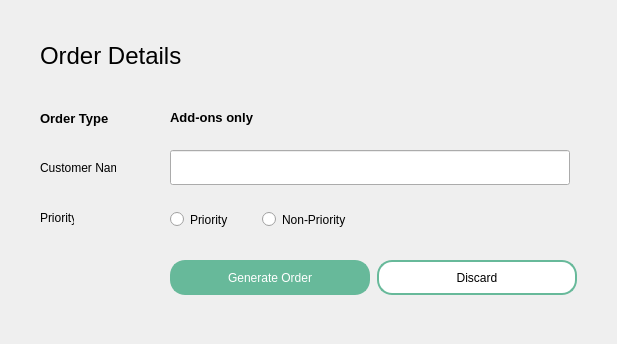
<?xml version="1.0" encoding="UTF-8"?>
<ui version="4.0">
 <class>Dialog</class>
 <widget class="QDialog" name="Dialog">
  <property name="geometry">
   <rect>
    <x>0</x>
    <y>0</y>
    <width>617</width>
    <height>344</height>
   </rect>
  </property>
  <property name="windowTitle">
   <string>Dialog</string>
  </property>
  <widget class="QWidget" name="widget_4" native="true">
   <property name="geometry">
    <rect>
     <x>30</x>
     <y>0</y>
     <width>594</width>
     <height>501</height>
    </rect>
   </property>
   <widget class="QLabel" name="label_15">
    <property name="geometry">
     <rect>
      <x>0</x>
      <y>439</y>
      <width>16</width>
      <height>16</height>
     </rect>
    </property>
    <property name="text">
     <string/>
    </property>
   </widget>
   <widget class="QWidget" name="widget_5" native="true">
    <property name="geometry">
     <rect>
      <x>140</x>
      <y>260</y>
      <width>447</width>
      <height>35</height>
     </rect>
    </property>
    <property name="sizePolicy">
     <sizepolicy hsizetype="Preferred" vsizetype="Preferred">
      <horstretch>0</horstretch>
      <verstretch>0</verstretch>
     </sizepolicy>
    </property>
    <widget class="QPushButton" name="pushButton_6">
     <property name="geometry">
      <rect>
       <x>0</x>
       <y>0</y>
       <width>200</width>
       <height>35</height>
      </rect>
     </property>
     <property name="sizePolicy">
      <sizepolicy hsizetype="Fixed" vsizetype="Fixed">
       <horstretch>0</horstretch>
       <verstretch>0</verstretch>
      </sizepolicy>
     </property>
     <property name="minimumSize">
      <size>
       <width>200</width>
       <height>35</height>
      </size>
     </property>
     <property name="maximumSize">
      <size>
       <width>200</width>
       <height>35</height>
      </size>
     </property>
     <property name="styleSheet">
      <string notr="true">QPushButton {
    background-color: #67B99A;
    color: white;
    border: 2px solid #67B99A;
    padding: 8px 16px;
    border-radius: 15px;
}
QPushButton:hover {
    background-color: #5CAE8B;
    border: 2px solid #5CAE8B;
}
QPushButton:pressed {
    background-color: #4D9C7F;
	border: 2px solid #4D9C7F;
}</string>
     </property>
     <property name="text">
      <string>Generate Order</string>
     </property>
    </widget>
    <widget class="QPushButton" name="pushButton_7">
     <property name="geometry">
      <rect>
       <x>207</x>
       <y>0</y>
       <width>200</width>
       <height>35</height>
      </rect>
     </property>
     <property name="sizePolicy">
      <sizepolicy hsizetype="Fixed" vsizetype="Fixed">
       <horstretch>0</horstretch>
       <verstretch>0</verstretch>
      </sizepolicy>
     </property>
     <property name="minimumSize">
      <size>
       <width>200</width>
       <height>35</height>
      </size>
     </property>
     <property name="maximumSize">
      <size>
       <width>200</width>
       <height>35</height>
      </size>
     </property>
     <property name="styleSheet">
      <string notr="true">QPushButton {
    background-color: white;
    border: 2px solid #67B99A;
    color: black;
    padding: 8px 16px;
    border-radius: 15px;
}

QPushButton:hover {
    border: 2px solid #4D926D;
}

QPushButton:pressed {
	background-color: #F0F0F0;
	border: 2px solid #265C42;
}</string>
     </property>
     <property name="text">
      <string>Discard</string>
     </property>
    </widget>
   </widget>
   <widget class="QWidget" name="layoutWidget">
    <property name="geometry">
     <rect>
      <x>10</x>
      <y>40</y>
      <width>536</width>
      <height>31</height>
     </rect>
    </property>
    <layout class="QHBoxLayout" name="horizontalLayout_8">
     <item>
      <widget class="QLabel" name="label_5">
       <property name="font">
        <font>
         <pointsize>18</pointsize>
        </font>
       </property>
       <property name="text">
        <string>Order Details</string>
       </property>
      </widget>
     </item>
    </layout>
   </widget>
   <widget class="QLabel" name="label_14">
    <property name="geometry">
     <rect>
      <x>10</x>
      <y>110</y>
      <width>71</width>
      <height>16</height>
     </rect>
    </property>
    <property name="font">
     <font>
      <pointsize>10</pointsize>
      <weight>75</weight>
      <bold>true</bold>
     </font>
    </property>
    <property name="text">
     <string>Order Type</string>
    </property>
   </widget>
   <widget class="QLabel" name="label_10">
    <property name="geometry">
     <rect>
      <x>10</x>
      <y>160</y>
      <width>76</width>
      <height>16</height>
     </rect>
    </property>
    <property name="text">
     <string>Customer Name</string>
    </property>
   </widget>
   <widget class="QLineEdit" name="lineEdit_9">
    <property name="geometry">
     <rect>
      <x>140</x>
      <y>150</y>
      <width>400</width>
      <height>35</height>
     </rect>
    </property>
    <property name="minimumSize">
     <size>
      <width>400</width>
      <height>35</height>
     </size>
    </property>
    <property name="maximumSize">
     <size>
      <width>400</width>
      <height>35</height>
     </size>
    </property>
    <property name="styleSheet">
     <string notr="true"/>
    </property>
   </widget>
   <widget class="QLabel" name="label_18">
    <property name="geometry">
     <rect>
      <x>10</x>
      <y>210</y>
      <width>34</width>
      <height>16</height>
     </rect>
    </property>
    <property name="text">
     <string>Priority</string>
    </property>
   </widget>
   <widget class="QWidget" name="layoutWidget_3">
    <property name="geometry">
     <rect>
      <x>140</x>
      <y>210</y>
      <width>181</width>
      <height>19</height>
     </rect>
    </property>
    <layout class="QHBoxLayout" name="horizontalLayout_6">
     <item>
      <widget class="QRadioButton" name="radioButton_3">
       <property name="text">
        <string>Priority</string>
       </property>
      </widget>
     </item>
     <item>
      <widget class="QRadioButton" name="radioButton_4">
       <property name="text">
        <string>Non-Priority</string>
       </property>
      </widget>
     </item>
    </layout>
   </widget>
   <widget class="QLabel" name="label">
    <property name="geometry">
     <rect>
      <x>140</x>
      <y>100</y>
      <width>400</width>
      <height>35</height>
     </rect>
    </property>
    <property name="minimumSize">
     <size>
      <width>400</width>
      <height>35</height>
     </size>
    </property>
    <property name="maximumSize">
     <size>
      <width>400</width>
      <height>35</height>
     </size>
    </property>
    <property name="font">
     <font>
      <pointsize>10</pointsize>
      <weight>75</weight>
      <bold>true</bold>
     </font>
    </property>
    <property name="text">
     <string>Add-ons only</string>
    </property>
   </widget>
  </widget>
 </widget>
 <resources/>
 <connections/>
</ui>
